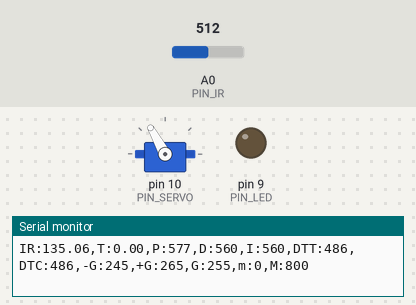
The sketch below on a simulated Arduino Uno, built with avr-gcc and run on an emulated ATmega328P. Parts: servo, output pins drawn as LEDs (lit = HIGH), the last lines printed to the serial monitor. Inputs (shaded band) come from the test bench; at power-on: A0 (PIN_IR) = 512.

Above: at 1.2 s.
1.3 s: A0 (PIN_IR) set to 245
At 2.7 s:
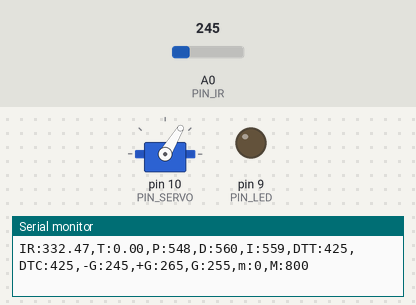
3.3 s: A0 (PIN_IR) set to 122
At 4.1 s:
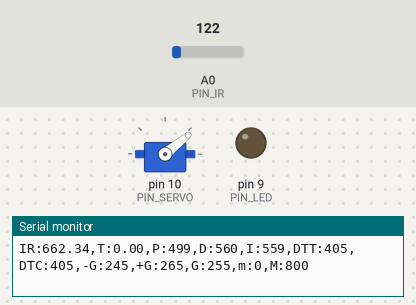
4.8 s: A0 (PIN_IR) set to 0
At 6.0 s:
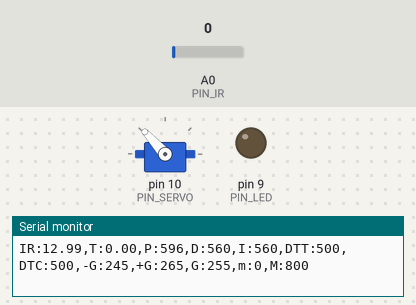
Timing chart, 0 to 7.8 s (numbered marks = the images above; inputs shaded):
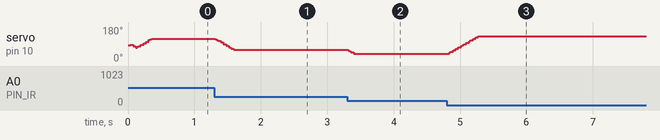

The sketch:

28P14.ino
```cpp
#include <Servo.h>

/////////////////////////////
// Configurable parameters //
/////////////////////////////

// Arduino pin assignment
#define PIN_LED 9
#define PIN_SERVO 10
#define PIN_IR A0

// Framework setting
#define _DIST_TARGET 255
#define _DIST_MIN 100
#define _DIST_MAX 410

// Distance sensor
#define _DIST_ALPHA 0.5

// Servo range
#define _DUTY_MIN 950
#define _DUTY_NEU 1400
#define _DUTY_MAX 1900

// Servo speed control
#define _SERVO_ANGLE 30
#define _SERVO_SPEED 400

// Event periods
#define _INTERVAL_DIST 20
#define _INTERVAL_SERVO 20
#define _INTERVAL_SERIAL 100

// PID parameters
#define _KP 3
#define _KI 0.01
#define _KD 120

#define _ITERM_MAX 10

//////////////////////
// global variables //
//////////////////////

// Servo instance
Servo myservo;

// Distance sensor
float dist_target;
float dist_raw, dist_ema, dist_cali;
float alpha;
int a, b;

// Event periods
unsigned long last_sampling_time_dist, last_sampling_time_servo,
last_sampling_time_serial;

bool event_dist, event_servo, event_serial;

// Servo speed control
int duty_chg_per_interval;
int duty_target;
int duty_curr;

// PID variables
float error_curr, error_prev, control, pterm, dterm, iterm;


void setup() {
// initialize GPIO pins for LED and attach servo
  pinMode(PIN_LED, OUTPUT);
  myservo.attach(PIN_SERVO);

// initialize global variables
  duty_target, duty_curr = _DUTY_NEU;
  last_sampling_time_dist, last_sampling_time_servo, last_sampling_time_serial = 0;
  dist_ema = 0;
  pterm = iterm = dterm = 0;
  error_prev = 0;

  alpha = _DIST_ALPHA;

  a = 67.5; //70;
  b = 298; //300;


// move servo to neutral position
  myservo.writeMicroseconds(_DUTY_NEU);

// initialize serial port
  Serial.begin(57600);

// convert angle speed into duty change per interval.
  duty_chg_per_interval = (_DUTY_MAX - _DUTY_MIN) * (_SERVO_SPEED / 180.0f) * (_INTERVAL_SERVO / 1000.0f);
}


void loop() {
    /////////////////////
    // Event generator //
    /////////////////////
    unsigned long time_curr = millis();
    if(time_curr >= last_sampling_time_dist + _INTERVAL_DIST) {
        last_sampling_time_dist += _INTERVAL_DIST;
        event_dist = true;
    }
    if(time_curr >= last_sampling_time_servo + _INTERVAL_SERVO) {
        last_sampling_time_servo += _INTERVAL_SERVO;
        event_servo = true;
    }
    if(time_curr >= last_sampling_time_serial + _INTERVAL_SERIAL) {
        last_sampling_time_serial += _INTERVAL_SERIAL;
        event_serial = true;
    }

    ////////////////////
    // Event handlers //
    ////////////////////

    if(event_dist) {
        event_dist = false;
        // get a distance reading from the distance sensor
        dist_raw = ir_distance_filtered();
        dist_cali = 100 + 300.0 / (b - a) * (dist_raw - a);
        dist_ema = alpha * dist_cali + (1-alpha) * dist_ema;

        // PID control logic
        error_curr = _DIST_TARGET - dist_ema;
        pterm = _KP * error_curr;
        dterm = _KD * (error_curr - error_prev);
        iterm += _KI * error_curr;

        if(iterm > _ITERM_MAX) iterm = _ITERM_MAX;
        if(iterm < - _ITERM_MAX) iterm = - _ITERM_MAX;

        control = pterm + dterm + iterm;

        duty_target = _DUTY_NEU + control;

  // keep duty_target value within the range of [_DUTY_MIN, _DUTY_MAX]
        if(duty_target < _DUTY_MIN)
        {
            duty_target = _DUTY_MIN;
        }
        if(duty_target > _DUTY_MAX)
        {
            duty_target = _DUTY_MAX;
        }

        error_prev = error_curr;


    if(event_servo) {
        event_servo = false;
        // adjust duty_curr toward duty_target by duty_chg_per_interval
         if(duty_target > duty_curr) {
           duty_curr += duty_chg_per_interval;
           if(duty_curr > duty_target) duty_curr = duty_target;
         }
         else {
           duty_curr -= duty_chg_per_interval;
           if(duty_curr < duty_target) duty_curr = duty_target;
         }
        // update servo position
        myservo.writeMicroseconds(duty_curr);
      }


    }

    if(event_serial) {
        event_serial = false;
        Serial.print("IR:");
        Serial.print(dist_ema);
        Serial.print(",T:");
        Serial.print(dist_target);
        Serial.print(",P:");
        Serial.print(map(pterm,-1000,1000,510,610));
        Serial.print(",D:");
        Serial.print(map(dterm,-1000,1000,510,610));
        Serial.print(",I:");
        Serial.print(map(iterm,-1000,1000,510,610));
        Serial.print(",DTT:");
        Serial.print(map(duty_target,1000,2000,410,510));
        Serial.print(",DTC:");
        Serial.print(map(duty_curr,1000,2000,410,510));
        Serial.println(",-G:245,+G:265,G:255,m:0,M:800");
    }
}

float ir_distance(void){ // return value unit: mm
    float val;
    float volt = float(analogRead(PIN_IR));
    val = ((6762.0/(volt - 9.0)) - 4.0) * 10.0;
    return val;
}

float under_noise_filter(void){
  int currReading;
  int largestReading = 0;
  for (int i = 0; i < 3; i++) {
    currReading = ir_distance();
    if (currReading > largestReading) { largestReading = currReading; }
    delayMicroseconds(1500);
  }
  return largestReading;
}

float ir_distance_filtered(void){
  int currReading;
  int lowestReading = 500;
  for (int i = 0; i < 3; i++) {
    currReading = under_noise_filter();
    if (currReading < lowestReading) { lowestReading = currReading; }
  }
  return lowestReading;
}
```

Measured:
- after the input at 1.3 s, servo on pin 10 (PIN_SERVO): moves from 119° to 59° over 0.54 s, starting at once
- after the input at 3.3 s, servo on pin 10 (PIN_SERVO): 59° → 39° at once
- after the input at 4.8 s, servo on pin 10 (PIN_SERVO): moves from 39° to 132° over 0.44 s, starting at once
